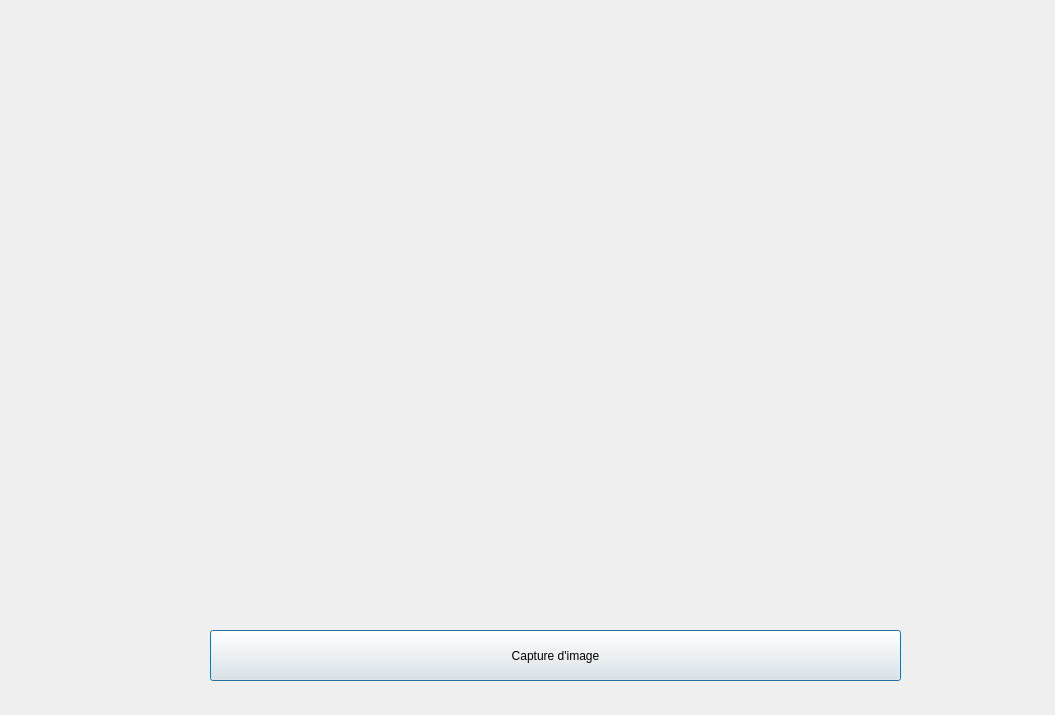
<?xml version="1.0" encoding="UTF-8"?>
<ui version="4.0">
 <class>camera</class>
 <widget class="QDialog" name="camera">
  <property name="geometry">
   <rect>
    <x>0</x>
    <y>0</y>
    <width>1055</width>
    <height>715</height>
   </rect>
  </property>
  <property name="windowTitle">
   <string>Dialog</string>
  </property>
  <widget class="QCameraViewfinder" name="viewfinder" native="true">
   <property name="geometry">
    <rect>
     <x>80</x>
     <y>60</y>
     <width>931</width>
     <height>541</height>
    </rect>
   </property>
  </widget>
  <widget class="QPushButton" name="TakeimageButton">
   <property name="geometry">
    <rect>
     <x>210</x>
     <y>630</y>
     <width>691</width>
     <height>51</height>
    </rect>
   </property>
   <property name="text">
    <string>Capture d'image</string>
   </property>
  </widget>
 </widget>
 <customwidgets>
  <customwidget>
   <class>QCameraViewfinder</class>
   <extends>QWidget</extends>
   <header>qcameraviewfinder.h</header>
   <container>1</container>
  </customwidget>
 </customwidgets>
 <resources/>
 <connections/>
</ui>
